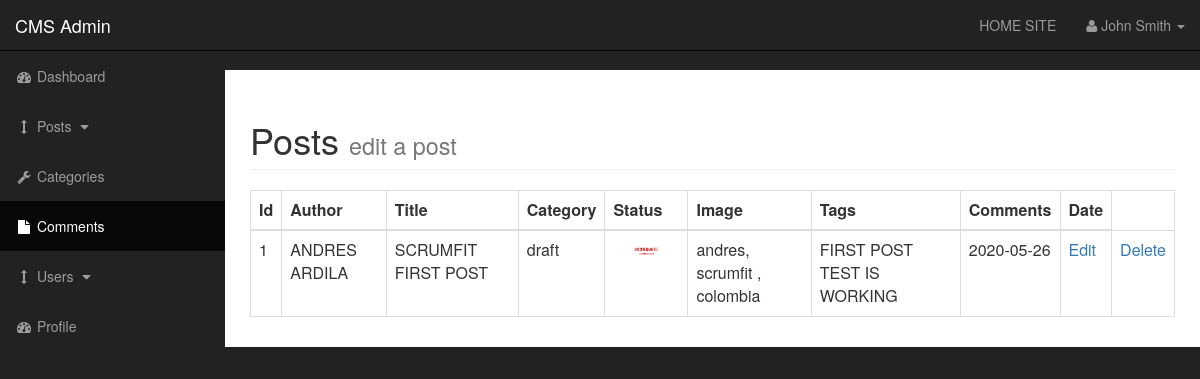
Before: /admin/posts.php with the older database file.
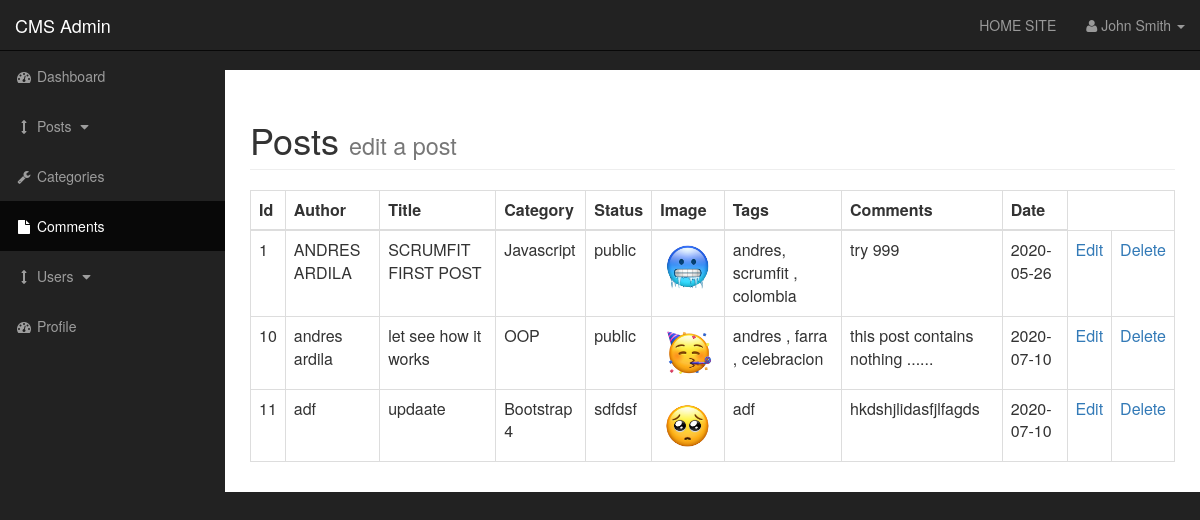
After: the same page with the newer database file.
### tables this page shows
CREATE TABLE `posts` (
  `post_id` int(3) NOT NULL,
  `post_category_id` int(3) NOT NULL,
  `post_title` varchar(255) NOT NULL,
  `post_author` varchar(255) NOT NULL,
  `post_date` date NOT NULL,
  `post_image` text NOT NULL,
  `post_content` text NOT NULL,
  `post_tags` varchar(255) NOT NULL,
  `post_comment_count` int(11) NOT NULL,
  `post_status` varchar(255) NOT NULL DEFAULT 'draft'
);

CREATE TABLE `categories` (
  `cat_id` int(3) NOT NULL,
  `cat_title` varchar(255) NOT NULL
);

### admin/includes/view_all_post.inc.php (the view, shortened to what this page needs)
<table class="table table-bordered table-hover">
  <thead>
    <tr>
      <th>Id</th>
      <th>Author</th>
      <th>Title</th>
      <th>Category</th>
      <th>Status</th>
      <th>Image</th>
      <th>Tags</th>
      <th>Comments</th>
      <th>Date</th>
    </tr>
  </thead>
  <tbody>
      <?php
        $query = "SELECT * FROM posts";
        $select_posts = mysqli_query($connection, $query);
        if (!$select_posts) {
            die("QUERY FAILED LOAD POSTS" .  mysqli_error($connection));
        } else {
            while ($row = mysqli_fetch_assoc($select_posts)) {
                $id = $row['post_id'];
                $category = $row['post_category_id'];
                $title = $row['post_title'];
                $author = $row['post_author'];
                $date = $row['post_date'];
                $image = $row['post_image'];
                $comment = $row['post_content'];
                $tag = $row['post_tags'];
                $status = $row['post_status'];
                echo "<tr>";
                echo "<td>$id</td>";
                echo "<td>$author</td>";
                echo "<td>$title</td>";
                $query = "SELECT * FROM categories WHERE cat_id = $category";
                $select_categorie = mysqli_query($connection, $query);
                while ($row = mysqli_fetch_assoc($select_categorie)) {
                    $cat_title = $row['cat_title'];
                    echo "<td>$cat_title</td>";
                }
                echo "<td>$status</td>";
                echo "<td><img class='img-responsive' width='100' src='../$image' alt=''> </td>";
                echo "<td>$tag</td>";
                echo "<td>$comment</td>";
                echo "<td>$date</td>";
                echo "<td><a href='posts.php?source=edit_post&post_id={$id}'>Edit</a></td>";
                echo "<td><a href='posts.php?delete={$id}'>Delete</a></td>";
                echo "</tr>";
            }
        }
       ?>
  </tbody>
</table>

Changed rows visible on the page:
changed posts "ANDRES ARDILA": gains categories (cat_title "Javascript"); post_status "draft" → "public"; post_image: a different picture; post_content "FIRST POST TEST IS WORKING" → "try 999"
added posts: post_id "10", post_author "andres ardila", post_title "let see how it works", post_status "public", post_image (picture), post_tags "andres , farra , celebracion", post_content "this post contains nothing ......", post_date "2020-07-10"
added categories: cat_title "OOP", shown under "10"
added posts: post_id "11", post_author "adf", post_title "updaate", post_status "sdfdsf", post_image (picture), post_tags "adf", post_content "hkdshjlidasfjlfagds", post_date "2020-07-10"
now on this page (row unchanged): categories: cat_title "Bootstrap 4", shown under "11"
